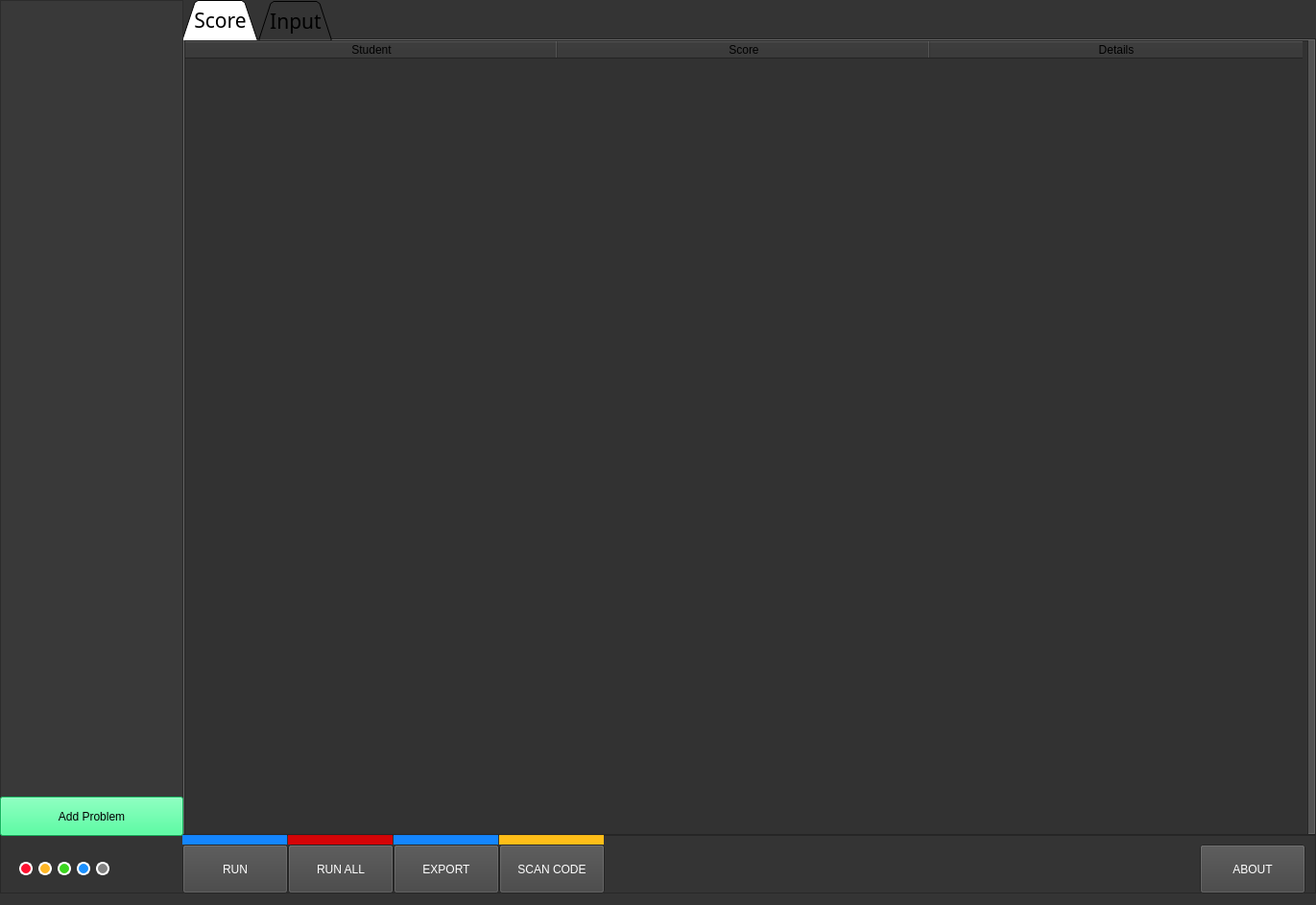
<?xml version="1.0" encoding="UTF-8"?>
<ui version="4.0">
 <class>MainWindow</class>
 <widget class="QMainWindow" name="MainWindow">
  <property name="geometry">
   <rect>
    <x>0</x>
    <y>0</y>
    <width>1371</width>
    <height>943</height>
   </rect>
  </property>
  <property name="palette">
   <palette>
    <active>
     <colorrole role="Button">
      <brush brushstyle="SolidPattern">
       <color alpha="255">
        <red>67</red>
        <green>67</green>
        <blue>67</blue>
       </color>
      </brush>
     </colorrole>
     <colorrole role="Text">
      <brush brushstyle="SolidPattern">
       <color alpha="255">
        <red>255</red>
        <green>255</green>
        <blue>255</blue>
       </color>
      </brush>
     </colorrole>
     <colorrole role="ButtonText">
      <brush brushstyle="SolidPattern">
       <color alpha="255">
        <red>255</red>
        <green>255</green>
        <blue>255</blue>
       </color>
      </brush>
     </colorrole>
     <colorrole role="Base">
      <brush brushstyle="SolidPattern">
       <color alpha="255">
        <red>255</red>
        <green>255</green>
        <blue>255</blue>
       </color>
      </brush>
     </colorrole>
     <colorrole role="Window">
      <brush brushstyle="SolidPattern">
       <color alpha="255">
        <red>52</red>
        <green>52</green>
        <blue>52</blue>
       </color>
      </brush>
     </colorrole>
     <colorrole role="PlaceholderText">
      <brush brushstyle="SolidPattern">
       <color alpha="128">
        <red>255</red>
        <green>255</green>
        <blue>255</blue>
       </color>
      </brush>
     </colorrole>
    </active>
    <inactive>
     <colorrole role="Button">
      <brush brushstyle="SolidPattern">
       <color alpha="255">
        <red>67</red>
        <green>67</green>
        <blue>67</blue>
       </color>
      </brush>
     </colorrole>
     <colorrole role="Text">
      <brush brushstyle="SolidPattern">
       <color alpha="255">
        <red>255</red>
        <green>255</green>
        <blue>255</blue>
       </color>
      </brush>
     </colorrole>
     <colorrole role="ButtonText">
      <brush brushstyle="SolidPattern">
       <color alpha="255">
        <red>255</red>
        <green>255</green>
        <blue>255</blue>
       </color>
      </brush>
     </colorrole>
     <colorrole role="Base">
      <brush brushstyle="SolidPattern">
       <color alpha="255">
        <red>255</red>
        <green>255</green>
        <blue>255</blue>
       </color>
      </brush>
     </colorrole>
     <colorrole role="Window">
      <brush brushstyle="SolidPattern">
       <color alpha="255">
        <red>52</red>
        <green>52</green>
        <blue>52</blue>
       </color>
      </brush>
     </colorrole>
     <colorrole role="PlaceholderText">
      <brush brushstyle="SolidPattern">
       <color alpha="128">
        <red>255</red>
        <green>255</green>
        <blue>255</blue>
       </color>
      </brush>
     </colorrole>
    </inactive>
    <disabled>
     <colorrole role="Button">
      <brush brushstyle="SolidPattern">
       <color alpha="255">
        <red>67</red>
        <green>67</green>
        <blue>67</blue>
       </color>
      </brush>
     </colorrole>
     <colorrole role="Text">
      <brush brushstyle="SolidPattern">
       <color alpha="255">
        <red>120</red>
        <green>120</green>
        <blue>120</blue>
       </color>
      </brush>
     </colorrole>
     <colorrole role="ButtonText">
      <brush brushstyle="SolidPattern">
       <color alpha="255">
        <red>120</red>
        <green>120</green>
        <blue>120</blue>
       </color>
      </brush>
     </colorrole>
     <colorrole role="Base">
      <brush brushstyle="SolidPattern">
       <color alpha="255">
        <red>52</red>
        <green>52</green>
        <blue>52</blue>
       </color>
      </brush>
     </colorrole>
     <colorrole role="Window">
      <brush brushstyle="SolidPattern">
       <color alpha="255">
        <red>52</red>
        <green>52</green>
        <blue>52</blue>
       </color>
      </brush>
     </colorrole>
     <colorrole role="PlaceholderText">
      <brush brushstyle="SolidPattern">
       <color alpha="128">
        <red>0</red>
        <green>0</green>
        <blue>0</blue>
       </color>
      </brush>
     </colorrole>
    </disabled>
   </palette>
  </property>
  <property name="windowTitle">
   <string>SCJudge by Xiaxueqaq (c) 2020</string>
  </property>
  <widget class="QWidget" name="centralwidget">
   <widget class="QTabWidget" name="tabWidget">
    <property name="geometry">
     <rect>
      <x>190</x>
      <y>0</y>
      <width>1181</width>
      <height>871</height>
     </rect>
    </property>
    <property name="font">
     <font>
      <family>Segoe UI Light</family>
      <pointsize>16</pointsize>
     </font>
    </property>
    <property name="tabShape">
     <enum>QTabWidget::Triangular</enum>
    </property>
    <property name="currentIndex">
     <number>0</number>
    </property>
    <widget class="QWidget" name="tab_score">
     <attribute name="title">
      <string>Score</string>
     </attribute>
     <widget class="QTableWidget" name="tableWidget_score">
      <property name="geometry">
       <rect>
        <x>0</x>
        <y>0</y>
        <width>1171</width>
        <height>831</height>
       </rect>
      </property>
      <property name="styleSheet">
       <string notr="true">background-color: rgb(50, 50, 50);</string>
      </property>
      <attribute name="horizontalHeaderDefaultSectionSize">
       <number>388</number>
      </attribute>
      <column>
       <property name="text">
        <string>Student</string>
       </property>
       <property name="background">
        <color>
         <red>79</red>
         <green>79</green>
         <blue>79</blue>
        </color>
       </property>
      </column>
      <column>
       <property name="text">
        <string>Score</string>
       </property>
      </column>
      <column>
       <property name="text">
        <string>Details</string>
       </property>
      </column>
     </widget>
    </widget>
    <widget class="QWidget" name="tab_input">
     <attribute name="title">
      <string>Input</string>
     </attribute>
     <widget class="QTableWidget" name="tableWidget_input">
      <property name="geometry">
       <rect>
        <x>0</x>
        <y>0</y>
        <width>1181</width>
        <height>831</height>
       </rect>
      </property>
      <property name="palette">
       <palette>
        <active>
         <colorrole role="Button">
          <brush brushstyle="SolidPattern">
           <color alpha="255">
            <red>50</red>
            <green>50</green>
            <blue>50</blue>
           </color>
          </brush>
         </colorrole>
         <colorrole role="Text">
          <brush brushstyle="SolidPattern">
           <color alpha="255">
            <red>53</red>
            <green>53</green>
            <blue>53</blue>
           </color>
          </brush>
         </colorrole>
         <colorrole role="Base">
          <brush brushstyle="SolidPattern">
           <color alpha="255">
            <red>50</red>
            <green>50</green>
            <blue>50</blue>
           </color>
          </brush>
         </colorrole>
         <colorrole role="Window">
          <brush brushstyle="SolidPattern">
           <color alpha="255">
            <red>50</red>
            <green>50</green>
            <blue>50</blue>
           </color>
          </brush>
         </colorrole>
         <colorrole role="PlaceholderText">
          <brush brushstyle="NoBrush">
           <color alpha="128">
            <red>53</red>
            <green>53</green>
            <blue>53</blue>
           </color>
          </brush>
         </colorrole>
        </active>
        <inactive>
         <colorrole role="Button">
          <brush brushstyle="SolidPattern">
           <color alpha="255">
            <red>50</red>
            <green>50</green>
            <blue>50</blue>
           </color>
          </brush>
         </colorrole>
         <colorrole role="Text">
          <brush brushstyle="SolidPattern">
           <color alpha="255">
            <red>53</red>
            <green>53</green>
            <blue>53</blue>
           </color>
          </brush>
         </colorrole>
         <colorrole role="Base">
          <brush brushstyle="SolidPattern">
           <color alpha="255">
            <red>50</red>
            <green>50</green>
            <blue>50</blue>
           </color>
          </brush>
         </colorrole>
         <colorrole role="Window">
          <brush brushstyle="SolidPattern">
           <color alpha="255">
            <red>50</red>
            <green>50</green>
            <blue>50</blue>
           </color>
          </brush>
         </colorrole>
         <colorrole role="PlaceholderText">
          <brush brushstyle="NoBrush">
           <color alpha="128">
            <red>53</red>
            <green>53</green>
            <blue>53</blue>
           </color>
          </brush>
         </colorrole>
        </inactive>
        <disabled>
         <colorrole role="Button">
          <brush brushstyle="SolidPattern">
           <color alpha="255">
            <red>50</red>
            <green>50</green>
            <blue>50</blue>
           </color>
          </brush>
         </colorrole>
         <colorrole role="Text">
          <brush brushstyle="SolidPattern">
           <color alpha="255">
            <red>120</red>
            <green>120</green>
            <blue>120</blue>
           </color>
          </brush>
         </colorrole>
         <colorrole role="Base">
          <brush brushstyle="SolidPattern">
           <color alpha="255">
            <red>50</red>
            <green>50</green>
            <blue>50</blue>
           </color>
          </brush>
         </colorrole>
         <colorrole role="Window">
          <brush brushstyle="SolidPattern">
           <color alpha="255">
            <red>50</red>
            <green>50</green>
            <blue>50</blue>
           </color>
          </brush>
         </colorrole>
         <colorrole role="PlaceholderText">
          <brush brushstyle="NoBrush">
           <color alpha="128">
            <red>53</red>
            <green>53</green>
            <blue>53</blue>
           </color>
          </brush>
         </colorrole>
        </disabled>
       </palette>
      </property>
      <property name="styleSheet">
       <string notr="true">background-color: rgb(50, 50, 50);</string>
      </property>
      <attribute name="horizontalHeaderDefaultSectionSize">
       <number>235</number>
      </attribute>
      <column>
       <property name="text">
        <string>Input File</string>
       </property>
      </column>
      <column>
       <property name="text">
        <string>Time Limit</string>
       </property>
      </column>
      <column>
       <property name="text">
        <string>Score</string>
       </property>
      </column>
      <column>
       <property name="text">
        <string>Output File</string>
       </property>
      </column>
      <column>
       <property name="text">
        <string>Special Judge</string>
       </property>
      </column>
     </widget>
    </widget>
   </widget>
   <widget class="QFrame" name="frame">
    <property name="geometry">
     <rect>
      <x>0</x>
      <y>870</y>
      <width>1371</width>
      <height>61</height>
     </rect>
    </property>
    <property name="frameShape">
     <enum>QFrame::StyledPanel</enum>
    </property>
    <property name="frameShadow">
     <enum>QFrame::Raised</enum>
    </property>
    <widget class="QWidget" name="wg_Run" native="true">
     <property name="geometry">
      <rect>
       <x>190</x>
       <y>0</y>
       <width>109</width>
       <height>10</height>
      </rect>
     </property>
     <property name="styleSheet">
      <string notr="true">background-color: rgb(20, 134, 255);</string>
     </property>
    </widget>
    <widget class="QToolButton" name="btn_RunAll">
     <property name="geometry">
      <rect>
       <x>300</x>
       <y>10</y>
       <width>110</width>
       <height>51</height>
      </rect>
     </property>
     <property name="styleSheet">
      <string notr="true">background-color: rgb(68, 68, 68);
color: rgb(255, 255, 255);
QToolButton{
    border: none;
    margin:0px;
}</string>
     </property>
     <property name="text">
      <string>RUN ALL</string>
     </property>
    </widget>
    <widget class="QWidget" name="wg_RunAll" native="true">
     <property name="geometry">
      <rect>
       <x>300</x>
       <y>0</y>
       <width>109</width>
       <height>10</height>
      </rect>
     </property>
     <property name="styleSheet">
      <string notr="true">background-color:rgb(213, 4, 7);
</string>
     </property>
    </widget>
    <widget class="QToolButton" name="btn_Run">
     <property name="geometry">
      <rect>
       <x>190</x>
       <y>10</y>
       <width>110</width>
       <height>51</height>
      </rect>
     </property>
     <property name="styleSheet">
      <string notr="true">background-color: rgb(68, 68, 68);
color: rgb(255, 255, 255);
QToolButton{
    border: none;
    margin:0px;
}</string>
     </property>
     <property name="text">
      <string>RUN</string>
     </property>
    </widget>
    <widget class="QWidget" name="wg_Export" native="true">
     <property name="geometry">
      <rect>
       <x>410</x>
       <y>0</y>
       <width>109</width>
       <height>10</height>
      </rect>
     </property>
     <property name="styleSheet">
      <string notr="true">background-color: rgb(20, 134, 255);</string>
     </property>
    </widget>
    <widget class="QToolButton" name="btn_Export">
     <property name="geometry">
      <rect>
       <x>410</x>
       <y>10</y>
       <width>110</width>
       <height>51</height>
      </rect>
     </property>
     <property name="styleSheet">
      <string notr="true">background-color: rgb(68, 68, 68);
color: rgb(255, 255, 255);
QToolButton{
    border: none;
    margin:0px;
}</string>
     </property>
     <property name="text">
      <string>EXPORT</string>
     </property>
    </widget>
    <widget class="QRadioButton" name="radioButton">
     <property name="enabled">
      <bool>true</bool>
     </property>
     <property name="geometry">
      <rect>
       <x>40</x>
       <y>20</y>
       <width>16</width>
       <height>31</height>
      </rect>
     </property>
     <property name="toolTip">
      <string extracomment="TLE"/>
     </property>
     <property name="styleSheet">
      <string notr="true">QRadioButton::indicator {
    width:                  10px;
    height:                 10px;
    border-radius:          7px;
}
 
QRadioButton::indicator:checked {
    background-color:       rgb(59, 213, 31);
    border:                 2px solid white;
}
 
QRadioButton::indicator:unchecked {
    background-color:       rgb(255, 183, 38);
    border:                 2px solid white;
}</string>
     </property>
     <property name="text">
      <string/>
     </property>
     <property name="checkable">
      <bool>true</bool>
     </property>
     <property name="checked">
      <bool>false</bool>
     </property>
    </widget>
    <widget class="QWidget" name="wg_Scan" native="true">
     <property name="geometry">
      <rect>
       <x>520</x>
       <y>0</y>
       <width>109</width>
       <height>10</height>
      </rect>
     </property>
     <property name="styleSheet">
      <string notr="true">background-color: rgb(255, 190, 24);
</string>
     </property>
    </widget>
    <widget class="QToolButton" name="btn_Scan">
     <property name="geometry">
      <rect>
       <x>520</x>
       <y>10</y>
       <width>110</width>
       <height>51</height>
      </rect>
     </property>
     <property name="styleSheet">
      <string notr="true">background-color: rgb(68, 68, 68);
color: rgb(255, 255, 255);
QToolButton{
    border: none;
    margin:0px;
}</string>
     </property>
     <property name="text">
      <string>SCAN CODE</string>
     </property>
    </widget>
    <widget class="QRadioButton" name="radioButton_2">
     <property name="enabled">
      <bool>true</bool>
     </property>
     <property name="geometry">
      <rect>
       <x>20</x>
       <y>20</y>
       <width>16</width>
       <height>31</height>
      </rect>
     </property>
     <property name="toolTip">
      <string comment="Status: WA;RE;JF" extracomment="WA;RE;JF"/>
     </property>
     <property name="styleSheet">
      <string notr="true">QRadioButton::indicator {
    width:                  10px;
    height:                 10px;
    border-radius:          7px;
}
 
QRadioButton::indicator:checked {
    background-color:       rgb(59, 213, 31);
    border:                 2px solid white;
}
 
QRadioButton::indicator:unchecked {
    background-color:       rgb(255, 17, 48);
    border:                 2px solid white;
}</string>
     </property>
     <property name="text">
      <string/>
     </property>
     <property name="checkable">
      <bool>true</bool>
     </property>
     <property name="checked">
      <bool>false</bool>
     </property>
    </widget>
    <widget class="QRadioButton" name="radioButton_3">
     <property name="enabled">
      <bool>true</bool>
     </property>
     <property name="geometry">
      <rect>
       <x>60</x>
       <y>20</y>
       <width>16</width>
       <height>31</height>
      </rect>
     </property>
     <property name="toolTip">
      <string extracomment="AC"/>
     </property>
     <property name="styleSheet">
      <string notr="true">QRadioButton::indicator {
    width:                  10px;
    height:                 10px;
    border-radius:          7px;
}
 
QRadioButton::indicator:checked {
    background-color:       rgb(59, 213, 31);
    border:                 2px solid white;
}
 
QRadioButton::indicator:unchecked {
    background-color:       rgb(255, 17, 48);
    border:                 2px solid white;
}</string>
     </property>
     <property name="text">
      <string/>
     </property>
     <property name="checkable">
      <bool>true</bool>
     </property>
     <property name="checked">
      <bool>true</bool>
     </property>
    </widget>
    <widget class="QRadioButton" name="radioButton_4">
     <property name="enabled">
      <bool>true</bool>
     </property>
     <property name="geometry">
      <rect>
       <x>80</x>
       <y>20</y>
       <width>16</width>
       <height>31</height>
      </rect>
     </property>
     <property name="toolTip">
      <string extracomment="Running"/>
     </property>
     <property name="styleSheet">
      <string notr="true">QRadioButton::indicator {
    width:                  10px;
    height:                 10px;
    border-radius:          7px;
}
 
QRadioButton::indicator:checked {
    background-color:       rgb(59, 213, 31);
    border:                 2px solid white;
}
 
QRadioButton::indicator:unchecked {
    background-color:       rgb(26, 144, 255);
    border:                 2px solid white;
}</string>
     </property>
     <property name="text">
      <string/>
     </property>
     <property name="checkable">
      <bool>true</bool>
     </property>
     <property name="checked">
      <bool>false</bool>
     </property>
    </widget>
    <widget class="QRadioButton" name="radioButton_5">
     <property name="enabled">
      <bool>true</bool>
     </property>
     <property name="geometry">
      <rect>
       <x>100</x>
       <y>20</y>
       <width>16</width>
       <height>31</height>
      </rect>
     </property>
     <property name="toolTip">
      <string extracomment="Unavailable"/>
     </property>
     <property name="styleSheet">
      <string notr="true">QRadioButton::indicator {
    width:                  10px;
    height:                 10px;
    border-radius:          7px;
}
 
QRadioButton::indicator:checked {
    background-color:       rgb(59, 213, 31);
    border:                 2px solid white;
}
 
QRadioButton::indicator:unchecked {
    background-color:       rgb(130, 130, 130);
    border:                 2px solid white;
}</string>
     </property>
     <property name="text">
      <string/>
     </property>
     <property name="checkable">
      <bool>true</bool>
     </property>
     <property name="checked">
      <bool>false</bool>
     </property>
    </widget>
    <widget class="QToolButton" name="btn_About">
     <property name="geometry">
      <rect>
       <x>1250</x>
       <y>10</y>
       <width>110</width>
       <height>51</height>
      </rect>
     </property>
     <property name="styleSheet">
      <string notr="true">background-color: rgb(68, 68, 68);
color: rgb(255, 255, 255);
QToolButton{
    border: none;
    margin:0px;
}</string>
     </property>
     <property name="text">
      <string>ABOUT</string>
     </property>
    </widget>
    <zorder>wg_Run</zorder>
    <zorder>wg_RunAll</zorder>
    <zorder>btn_RunAll</zorder>
    <zorder>wg_Export</zorder>
    <zorder>btn_Run</zorder>
    <zorder>btn_Export</zorder>
    <zorder>radioButton</zorder>
    <zorder>wg_Scan</zorder>
    <zorder>btn_Scan</zorder>
    <zorder>radioButton_2</zorder>
    <zorder>radioButton_3</zorder>
    <zorder>radioButton_4</zorder>
    <zorder>radioButton_5</zorder>
    <zorder>btn_About</zorder>
   </widget>
   <widget class="QListWidget" name="listWidget">
    <property name="geometry">
     <rect>
      <x>0</x>
      <y>0</y>
      <width>191</width>
      <height>831</height>
     </rect>
    </property>
    <property name="palette">
     <palette>
      <active>
       <colorrole role="WindowText">
        <brush brushstyle="SolidPattern">
         <color alpha="255">
          <red>221</red>
          <green>221</green>
          <blue>221</blue>
         </color>
        </brush>
       </colorrole>
       <colorrole role="Button">
        <brush brushstyle="SolidPattern">
         <color alpha="255">
          <red>57</red>
          <green>57</green>
          <blue>57</blue>
         </color>
        </brush>
       </colorrole>
       <colorrole role="Base">
        <brush brushstyle="SolidPattern">
         <color alpha="255">
          <red>57</red>
          <green>57</green>
          <blue>57</blue>
         </color>
        </brush>
       </colorrole>
       <colorrole role="Window">
        <brush brushstyle="SolidPattern">
         <color alpha="255">
          <red>57</red>
          <green>57</green>
          <blue>57</blue>
         </color>
        </brush>
       </colorrole>
       <colorrole role="HighlightedText">
        <brush brushstyle="SolidPattern">
         <color alpha="255">
          <red>218</red>
          <green>218</green>
          <blue>218</blue>
         </color>
        </brush>
       </colorrole>
       <colorrole role="AlternateBase">
        <brush brushstyle="SolidPattern">
         <color alpha="255">
          <red>255</red>
          <green>255</green>
          <blue>255</blue>
         </color>
        </brush>
       </colorrole>
      </active>
      <inactive>
       <colorrole role="WindowText">
        <brush brushstyle="SolidPattern">
         <color alpha="255">
          <red>221</red>
          <green>221</green>
          <blue>221</blue>
         </color>
        </brush>
       </colorrole>
       <colorrole role="Button">
        <brush brushstyle="SolidPattern">
         <color alpha="255">
          <red>57</red>
          <green>57</green>
          <blue>57</blue>
         </color>
        </brush>
       </colorrole>
       <colorrole role="Base">
        <brush brushstyle="SolidPattern">
         <color alpha="255">
          <red>57</red>
          <green>57</green>
          <blue>57</blue>
         </color>
        </brush>
       </colorrole>
       <colorrole role="Window">
        <brush brushstyle="SolidPattern">
         <color alpha="255">
          <red>57</red>
          <green>57</green>
          <blue>57</blue>
         </color>
        </brush>
       </colorrole>
       <colorrole role="HighlightedText">
        <brush brushstyle="SolidPattern">
         <color alpha="255">
          <red>218</red>
          <green>218</green>
          <blue>218</blue>
         </color>
        </brush>
       </colorrole>
       <colorrole role="AlternateBase">
        <brush brushstyle="SolidPattern">
         <color alpha="255">
          <red>255</red>
          <green>255</green>
          <blue>255</blue>
         </color>
        </brush>
       </colorrole>
      </inactive>
      <disabled>
       <colorrole role="WindowText">
        <brush brushstyle="SolidPattern">
         <color alpha="255">
          <red>120</red>
          <green>120</green>
          <blue>120</blue>
         </color>
        </brush>
       </colorrole>
       <colorrole role="Button">
        <brush brushstyle="SolidPattern">
         <color alpha="255">
          <red>57</red>
          <green>57</green>
          <blue>57</blue>
         </color>
        </brush>
       </colorrole>
       <colorrole role="Base">
        <brush brushstyle="SolidPattern">
         <color alpha="255">
          <red>57</red>
          <green>57</green>
          <blue>57</blue>
         </color>
        </brush>
       </colorrole>
       <colorrole role="Window">
        <brush brushstyle="SolidPattern">
         <color alpha="255">
          <red>57</red>
          <green>57</green>
          <blue>57</blue>
         </color>
        </brush>
       </colorrole>
       <colorrole role="HighlightedText">
        <brush brushstyle="SolidPattern">
         <color alpha="255">
          <red>218</red>
          <green>218</green>
          <blue>218</blue>
         </color>
        </brush>
       </colorrole>
       <colorrole role="AlternateBase">
        <brush brushstyle="SolidPattern">
         <color alpha="255">
          <red>255</red>
          <green>255</green>
          <blue>255</blue>
         </color>
        </brush>
       </colorrole>
      </disabled>
     </palette>
    </property>
    <property name="font">
     <font>
      <pointsize>12</pointsize>
      <weight>75</weight>
      <bold>true</bold>
     </font>
    </property>
    <property name="styleSheet">
     <string notr="true">background-color: rgb(57, 57, 57);
selection-color: rgb(218, 218, 218);
alternate-background-color: rgb(255, 255, 255);</string>
    </property>
   </widget>
   <widget class="QToolButton" name="toolButton_4">
    <property name="geometry">
     <rect>
      <x>0</x>
      <y>830</y>
      <width>191</width>
      <height>41</height>
     </rect>
    </property>
    <property name="styleSheet">
     <string notr="true">background-color: rgb(34, 255, 134);</string>
    </property>
    <property name="text">
     <string>Add Problem</string>
    </property>
   </widget>
   <zorder>frame</zorder>
   <zorder>tabWidget</zorder>
   <zorder>listWidget</zorder>
   <zorder>toolButton_4</zorder>
  </widget>
 </widget>
 <resources/>
 <connections/>
</ui>
